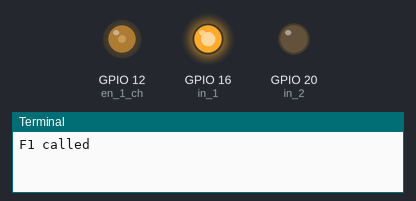
The program below on a simulated Raspberry Pi (BCM pin numbers). Parts: output pins drawn as LEDs (lit = HIGH), the last lines printed to the terminal. At 12.0 s the program stops and its outputs stay as they are.

Above: at 0.1 s.
At 6.1 s:
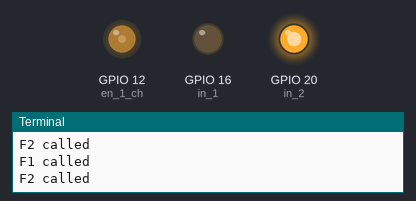
At 12.1 s:
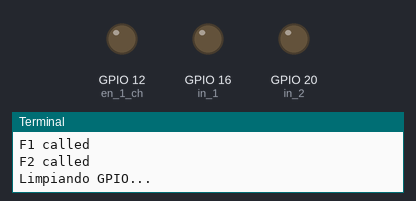
Timing chart, 0 to 13.5 s (numbered marks = the images above):
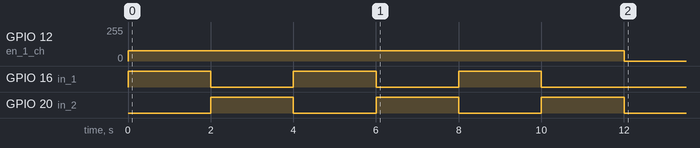

Measured:
- by itself, GPIO 12 (en_1_ch): 0/255 → 77/255 at 0.00 s, → 0/255 12.0 s later
- by itself, GPIO 16 (in_1): alternates HIGH for 2.0 s and LOW for 2.0 s, 6 changes in all, then stays LOW
- by itself, GPIO 20 (in_2): alternates HIGH for 2.0 s and LOW for 2.0 s

The program:

control.py
```python
import RPi.GPIO as GPIO
from time import sleep


GPIO.setwarnings(False)
GPIO.setmode(GPIO.BCM)

en_1_ch = 12 # pwm pin
in_1 = 16
in_2 = 20

# config GPIO
GPIO.setup(en_1_ch, GPIO.OUT)
en_1 = GPIO.PWM(en_1_ch, 500)  # 500 Hz
GPIO.setup(in_1, GPIO.OUT)
GPIO.setup(in_2, GPIO.OUT)
en_1.start(30) # 50% dc

def turn_1():
	GPIO.output(in_1, GPIO.HIGH)
	GPIO.output(in_2, GPIO.LOW)
	print("F1 called")

def turn_2():
	GPIO.output(in_1, GPIO.LOW)
	GPIO.output(in_2, GPIO.HIGH)
	print("F2 called")


for x in range(3):
	turn_1()
	sleep(2)
	turn_2()
	sleep(2)


print("Limpiando GPIO...")
en_1.stop()
GPIO.cleanup()
```
